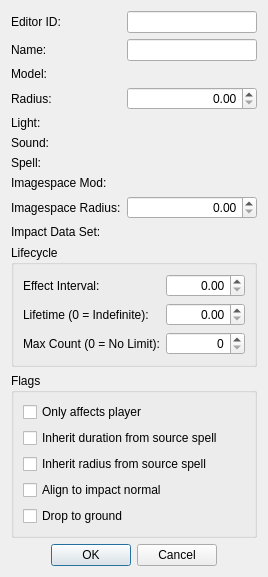
<?xml version="1.0" encoding="UTF-8"?>
<ui version="4.0">
 <class>FormDialogHazard</class>
 <widget class="QDialog" name="FormDialogHazard">
  <property name="windowTitle">
   <string>Hazard</string>
  </property>
  <layout class="QVBoxLayout" name="verticalLayout_2">
   <item>
    <layout class="QGridLayout" name="gridLayout">
     <item row="6" column="1">
      <widget class="DKFormPicker" name="spell">
       <property name="whatsThis">
        <string>A concentration spell to apply to any actors inside of the hazard's radius. The spell will not be applied to the hazard's caster — that is, whatever actor cast the spell whose &quot;Spawn Hazard&quot; magic effect produced this hazard.</string>
       </property>
      </widget>
     </item>
     <item row="8" column="1">
      <widget class="QDoubleSpinBox" name="imagespaceRadius">
       <property name="whatsThis">
        <string>The hazard's imagespace modifier will be applied when the camera is within this radius of the hazard.</string>
       </property>
       <property name="alignment">
        <set>Qt::AlignRight|Qt::AlignTrailing|Qt::AlignVCenter</set>
       </property>
      </widget>
     </item>
     <item row="1" column="0">
      <widget class="QLabel" name="label_2">
       <property name="text">
        <string>Name:</string>
       </property>
       <property name="buddy">
        <cstring>name</cstring>
       </property>
      </widget>
     </item>
     <item row="9" column="0">
      <widget class="QLabel" name="label_8">
       <property name="text">
        <string>Impact Data Set:</string>
       </property>
       <property name="buddy">
        <cstring>impactDataSet</cstring>
       </property>
      </widget>
     </item>
     <item row="5" column="0">
      <widget class="QLabel" name="label_5">
       <property name="text">
        <string>Sound:</string>
       </property>
       <property name="buddy">
        <cstring>sound</cstring>
       </property>
      </widget>
     </item>
     <item row="0" column="1">
      <widget class="QLineEdit" name="editorID"/>
     </item>
     <item row="2" column="0">
      <widget class="QLabel" name="label_3">
       <property name="text">
        <string>Model:</string>
       </property>
       <property name="buddy">
        <cstring>model</cstring>
       </property>
      </widget>
     </item>
     <item row="6" column="0">
      <widget class="QLabel" name="label_6">
       <property name="text">
        <string>Spell:</string>
       </property>
       <property name="buddy">
        <cstring>spell</cstring>
       </property>
      </widget>
     </item>
     <item row="0" column="0">
      <widget class="QLabel" name="label">
       <property name="text">
        <string>Editor ID:</string>
       </property>
       <property name="buddy">
        <cstring>editorID</cstring>
       </property>
      </widget>
     </item>
     <item row="7" column="0">
      <widget class="QLabel" name="label_7">
       <property name="text">
        <string>Imagespace Mod:</string>
       </property>
       <property name="buddy">
        <cstring>imagespaceMod</cstring>
       </property>
      </widget>
     </item>
     <item row="5" column="1">
      <widget class="DKFormPicker" name="sound"/>
     </item>
     <item row="4" column="1">
      <widget class="DKFormPicker" name="light">
       <property name="whatsThis">
        <string>Light emitted by the hazard.</string>
       </property>
      </widget>
     </item>
     <item row="7" column="1">
      <widget class="DKFormPicker" name="imagespaceMod">
       <property name="whatsThis">
        <string>An imagespace modifier to be applied when the camera is within the Imagespace Radius of the hazard.</string>
       </property>
      </widget>
     </item>
     <item row="9" column="1">
      <widget class="DKFormPicker" name="impactDataSet"/>
     </item>
     <item row="2" column="1">
      <widget class="DKFormNIFPicker" name="model"/>
     </item>
     <item row="8" column="0">
      <widget class="QLabel" name="label_9">
       <property name="text">
        <string>Imagespace Radius:</string>
       </property>
       <property name="buddy">
        <cstring>imagespaceRadius</cstring>
       </property>
      </widget>
     </item>
     <item row="1" column="1">
      <widget class="QLineEdit" name="name"/>
     </item>
     <item row="4" column="0">
      <widget class="QLabel" name="label_4">
       <property name="text">
        <string>Light:</string>
       </property>
       <property name="buddy">
        <cstring>light</cstring>
       </property>
      </widget>
     </item>
     <item row="3" column="0">
      <widget class="QLabel" name="label_13">
       <property name="text">
        <string>Radius:</string>
       </property>
       <property name="buddy">
        <cstring>radius</cstring>
       </property>
      </widget>
     </item>
     <item row="3" column="1">
      <widget class="QDoubleSpinBox" name="radius">
       <property name="alignment">
        <set>Qt::AlignRight|Qt::AlignTrailing|Qt::AlignVCenter</set>
       </property>
      </widget>
     </item>
    </layout>
   </item>
   <item>
    <widget class="QGroupBox" name="groupBox">
     <property name="title">
      <string>Lifecycle</string>
     </property>
     <layout class="QGridLayout" name="gridLayout_2">
      <item row="0" column="0">
       <widget class="QLabel" name="label_10">
        <property name="text">
         <string>Effect Interval:</string>
        </property>
        <property name="buddy">
         <cstring>interval</cstring>
        </property>
       </widget>
      </item>
      <item row="0" column="1">
       <widget class="QDoubleSpinBox" name="interval">
        <property name="whatsThis">
         <string>&lt;p&gt;The interval, in seconds, between each occurrence of the hazard's effect.&lt;/p&gt;
&lt;p&gt;For example, if the hazard has an interval of 5 seconds, and it casts a spell with a duration of 60 seconds, then the hazard will cast a spell every 65 seconds: if you stand inside the hazard and just let it keep hitting you, five seconds will pass between each block of time you spend being affected by the spell.&lt;/p&gt;</string>
        </property>
        <property name="alignment">
         <set>Qt::AlignRight|Qt::AlignTrailing|Qt::AlignVCenter</set>
        </property>
       </widget>
      </item>
      <item row="1" column="0">
       <widget class="QLabel" name="label_11">
        <property name="text">
         <string>Lifetime (0 = Indefinite):</string>
        </property>
        <property name="buddy">
         <cstring>lifetime</cstring>
        </property>
       </widget>
      </item>
      <item row="1" column="1">
       <widget class="QDoubleSpinBox" name="lifetime">
        <property name="whatsThis">
         <string>The amount of seconds for which the hazard will exist. If this is set to zero, then the hazard exists indefinitely.</string>
        </property>
        <property name="alignment">
         <set>Qt::AlignRight|Qt::AlignTrailing|Qt::AlignVCenter</set>
        </property>
       </widget>
      </item>
      <item row="2" column="0">
       <widget class="QLabel" name="label_12">
        <property name="text">
         <string>Max Count (0 = No Limit):</string>
        </property>
        <property name="buddy">
         <cstring>maxCount</cstring>
        </property>
       </widget>
      </item>
      <item row="2" column="1">
       <widget class="QSpinBox" name="maxCount">
        <property name="whatsThis">
         <string>&lt;p&gt;The maximum amount of this hazard that can be present once. When the limit is passed, the oldest hazards of this type will be despawned until the game is back under the limit. Set this to zero to disable the limit and allow an unlimited number of hazards to exist.&lt;/p&gt;&lt;!-- TODO: Present where? In the loaded area, specifically? I would assume so but it's worth verifying. --&gt;</string>
        </property>
        <property name="alignment">
         <set>Qt::AlignRight|Qt::AlignTrailing|Qt::AlignVCenter</set>
        </property>
       </widget>
      </item>
     </layout>
    </widget>
   </item>
   <item>
    <widget class="QGroupBox" name="groupBox_2">
     <property name="title">
      <string>Flags</string>
     </property>
     <layout class="QVBoxLayout" name="verticalLayout">
      <item>
       <widget class="QCheckBox" name="flagPlayerOnly">
        <property name="whatsThis">
         <string>If checked, this hazard will only consider casting spells on the player. Note that if the player is this hazard's caster — if they cast the spell whose &quot;Spawn Hazard&quot; magic effect produced this hazard — then they won't be affected by the hazard's spell, even if this box is checked.</string>
        </property>
        <property name="text">
         <string>Only affects player</string>
        </property>
       </widget>
      </item>
      <item>
       <widget class="QCheckBox" name="flagInheritDuration">
        <property name="text">
         <string>Inherit duration from source spell</string>
        </property>
       </widget>
      </item>
      <item>
       <widget class="QCheckBox" name="flagInheritRadius">
        <property name="text">
         <string>Inherit radius from source spell</string>
        </property>
       </widget>
      </item>
      <item>
       <widget class="QCheckBox" name="flagAlignToImpactNormal">
        <property name="whatsThis">
         <string>&lt;p&gt;Rotates the hazard such that its local up-vector matches the surface normal of the surface upon which it spawned.&lt;/p&gt;
&lt;p&gt;Put more simply: the hazard will align itself to the surface it is spawned against. Spawn it on a slope, and it'll be angled to match the slope. Spawn it against a wall, and it'll point out of the wall.&lt;/p&gt;</string>
        </property>
        <property name="text">
         <string>Align to impact normal</string>
        </property>
       </widget>
      </item>
      <item>
       <widget class="QCheckBox" name="flagDropToGround">
        <property name="whatsThis">
         <string>If checked, the hazard's model will drop to the ground when spawned.</string>
        </property>
        <property name="text">
         <string>Drop to ground</string>
        </property>
       </widget>
      </item>
     </layout>
    </widget>
   </item>
   <item>
    <layout class="QHBoxLayout" name="buttonsLayout">
     <item>
      <spacer name="horizontalSpacer">
       <property name="orientation">
        <enum>Qt::Horizontal</enum>
       </property>
       <property name="sizeHint" stdset="0">
        <size>
         <width>40</width>
         <height>20</height>
        </size>
       </property>
      </spacer>
     </item>
     <item>
      <widget class="QPushButton" name="buttonOK">
       <property name="text">
        <string>OK</string>
       </property>
      </widget>
     </item>
     <item>
      <widget class="QPushButton" name="buttonCancel">
       <property name="text">
        <string>Cancel</string>
       </property>
      </widget>
     </item>
     <item>
      <spacer name="horizontalSpacer_2">
       <property name="orientation">
        <enum>Qt::Horizontal</enum>
       </property>
       <property name="sizeHint" stdset="0">
        <size>
         <width>40</width>
         <height>20</height>
        </size>
       </property>
      </spacer>
     </item>
    </layout>
   </item>
  </layout>
 </widget>
 <customwidgets>
  <customwidget>
   <class>DKFormPicker</class>
   <extends>QWidget</extends>
   <header>widgets/DKFormPicker.h</header>
  </customwidget>
  <customwidget>
   <class>DKFormNIFPicker</class>
   <extends>QWidget</extends>
   <header>widgets/DKFormNIFPicker.h</header>
  </customwidget>
 </customwidgets>
 <tabstops>
  <tabstop>editorID</tabstop>
  <tabstop>name</tabstop>
  <tabstop>model</tabstop>
  <tabstop>radius</tabstop>
  <tabstop>light</tabstop>
  <tabstop>sound</tabstop>
  <tabstop>spell</tabstop>
  <tabstop>imagespaceMod</tabstop>
  <tabstop>imagespaceRadius</tabstop>
  <tabstop>impactDataSet</tabstop>
  <tabstop>interval</tabstop>
  <tabstop>lifetime</tabstop>
  <tabstop>maxCount</tabstop>
  <tabstop>flagPlayerOnly</tabstop>
  <tabstop>flagInheritDuration</tabstop>
  <tabstop>flagInheritRadius</tabstop>
  <tabstop>flagAlignToImpactNormal</tabstop>
  <tabstop>flagDropToGround</tabstop>
  <tabstop>buttonOK</tabstop>
  <tabstop>buttonCancel</tabstop>
 </tabstops>
 <resources/>
 <connections/>
</ui>
